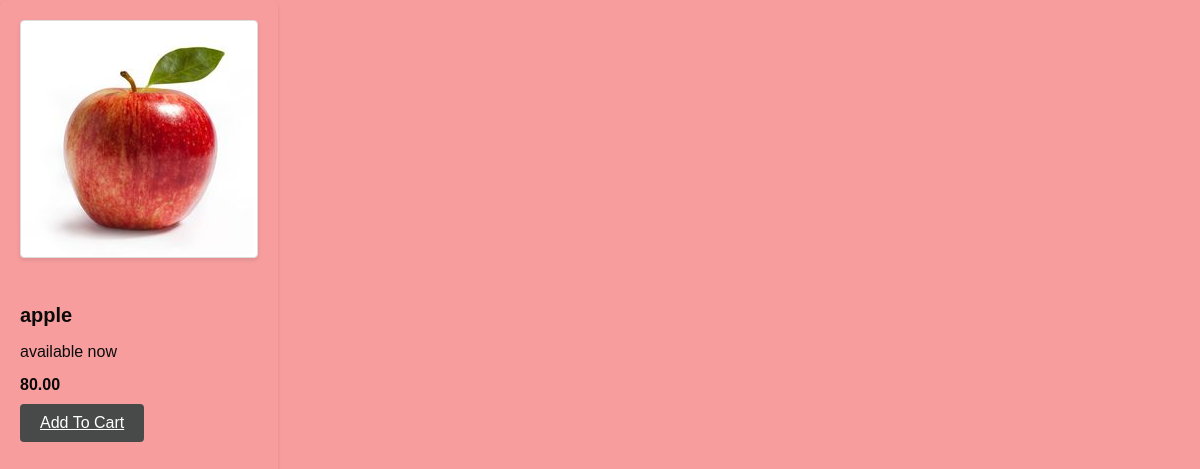
The page /inventory/product/detail3/ on the database its author committed.
### inventory/models.py (models this page shows)
class Product(models.Model):
    name = models.CharField(max_length=32)
    price = models.DecimalField(max_digits=8, decimal_places=2)
    stock = models.PositiveIntegerField()
    image = models.ImageField()
    description = models.TextField()
    date_created = models.DateTimeField(auto_now_add=True)
    date_update = models.DateTimeField(auto_now=True)

### inventory/views.py (the view)
# urls.py: path("product/detail<int:id>/",product_detail_view,name="product_detail_view"),
def product_detail_view(request,id):
    product = Product.objects.get(id = id)
    return render(request,"inventory/product_detail.html",{"product":product})

### templates/inventory/product_detail.html (shortened to what this page needs)
<!DOCTYPE html>
<html lang="en">
<head>
</head>
<body>
</head>
<div class="details">
    <img src="{{product.image.url}}"/>
    <h4 id="title">{{product.name}}</h4>
    <p>{{product.description}}</p>
    <span>{{product.price}}</span>
    <button id="btn"> <a href="{% url 'cart_list' %}" class="cart_list">Add To Cart</a></button>
</div>
</html>

### templates/inventory/product_detail.html (style rules this page uses)
body { font-family: Arial, sans-serif; background-color: #f79d9e; margin: 0; padding: 0; display: flex; height: 100vh; }
.details { background-color: #f79d9e; border-radius: 8px; padding: 20px; box-shadow: 0 2px 4px rgba(0, 0, 0, 0.1); }
#title { color: #0A0A0A; margin-bottom: 10px; font-size: 20px; text-align: left; }
img { max-width: 100%; height: auto; margin-bottom: 15px; border: 1px solid #ddd; border-radius: 4px; box-shadow: 0 2px 4px rgba(0, 0, 0, 0.1); }
p { color: #0c0c0c; margin-bottom: 15px; }
span { font-weight: bold; color: #080808; display: block; margin-bottom: 10px; }
#btn { background-color: #484949; color: rgb(253, 247, 247); border: none; padding: 10px 20px; border-radius: 4px; cursor: pointer; transition: background-color 0.3s ease; }
.cart_list { color: white; font-size: 1.2em; }

### rows shown on the page
Product: image (picture), name "apple", description "available now", price "80.00"
